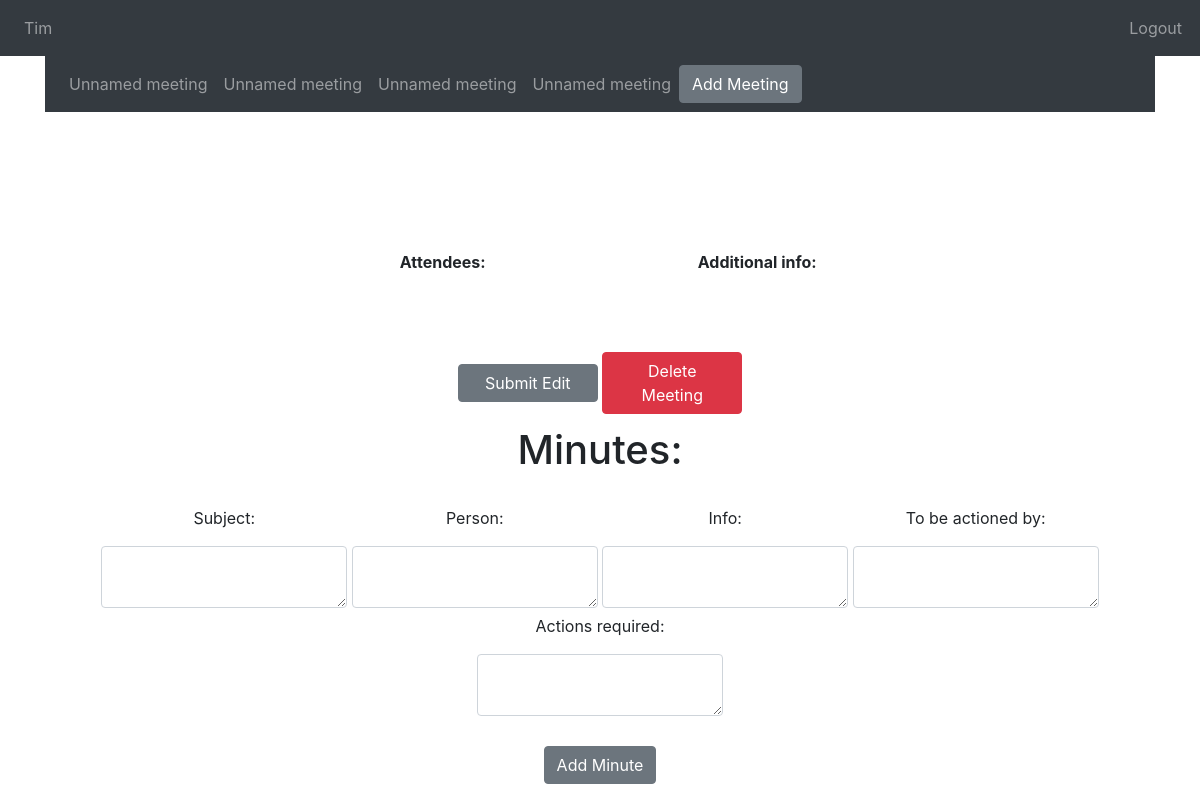
The app's page / (signed in) with its own data.
### website/models.py (models this page shows)
class User(db.Model, UserMixin):
    id = db.Column(db.Integer, primary_key=True)
    email = db.Column(db.String(150), unique=True)
    password = db.Column(db.String(150))
    first_name = db.Column(db.String(150))
    minutes = db.relationship('Minute')
    meetings = db.relationship('Meeting')

class Meeting(db.Model):
    id = db.Column(db.Integer, primary_key=True)
    name = db.Column(db.String(32))
    date = db.Column(db.DateTime(timezone=True), default=func.now())
    attendees = db.Column(db.String(10000))
    info = db.Column(db.String(10000))
    user_id = db.Column(db.Integer, db.ForeignKey('user.id'))
    minutes = db.relationship('Minute')

### website/views.py (the view, shortened to what this page needs)
@views.route('/', methods=['GET', 'POST'])
@login_required
def home():
    meeting_id = 1
    return render_template("home.html", user=current_user, meeting=meeting_id)

### website/__init__.py (called while the page is built)
def create_app():
    app = Flask(__name__)
    app.config['SQLALCHEMY_DATABASE_URI'] = f'sqlite:///{DB_NAME}'
    db.init_app(app)
    from .views import views
    from .auth import auth
    app.register_blueprint(views, url_prefix="/")
    app.register_blueprint(auth, url_prefix="/")
    from .models import User
    create_database(app)
    login_manager = LoginManager()
    login_manager.login_view = 'auth.login'
    login_manager.init_app(app)
    @login_manager.user_loader
    def load_user(id):
        return User.query.get(int(id))
    return app

### website/templates/home.html (shortened to what this page needs)
{% extends "base.html" %} {% block title %}Home{% endblock %}
{% block content %}
<nav class="navbar navbar-expand-lg navbar-dark bg-dark">
    <div class="collapse navbar-collapse" id="navbar">
        <div class = "navbar-nav">
            {% for meeting in user.meetings %}
            <div class="meetings">
                <div class="nav-item nav-link" style="display:block">
                    <a onClick="selectMeeting({{ meeting.id }})">{{ meeting.name }}</a>
                </div>
            </div>
            {% endfor %}
        </div>
        <form name="meetings" id="meetings" method="POST">
            <div align="center">
                <button type="submit" name="button" id="button" value="meeting" class="btn btn-secondary">Add Meeting</button>
            </div>
        </form>
    </div>
</nav>
<div class="meeting">
    <form>
        <ul class="list-group list-group-flush">
            <li class="list-group-item">
                <div class="meeting-bar">
                    <div>
                    </div>
                        <textarea class="meeting-name meeting-item h1">{{ meeting.name }}</textarea>
                    <br />
                    <p class="meeting-item meeting-label">Attendees:</p>
                    <p class="meeting-item meeting-label">Additional info:</p>
                    <br />
                    <textarea class="meeting-attendees meeting-item">{{ meeting.attendees }}</textarea>
                    <textarea class="meeting-info meeting-item">{{ meeting.info }}</textarea>
                </div>
                <br />
                <div align="center">
                    <button type="submit" name="button" id="button" value="submit-edit" class="btn btn-secondary meeting-btn">Submit Edit</button>
                    <button type="submit" name="button" id="button" value="delete-meeting" class="btn btn-danger meeting-btn">Delete Meeting</button>
                </div>
            </li>
        </ul>
    </form>
</div>
<h1 align="center">Minutes:</h1>
<form name="minutes" id="minutes" method="POST">
    <br />
    <div class="form" style="text-align:center;">
        <div class="form-item" style="display:inline-block;">
            <p>Subject:</p>
            <textarea name="subject" id="subject" class="form-control"></textarea>
        </div>
        <div class="form-item" style="display:inline-block;">
            <p>Person:</p>
            <textarea name="person" id="person" class="form-control"></textarea>
        </div>
        <div class="form-item" style="display:inline-block;">
            <p>Info:</p>
            <textarea name="info" id="info" class="form-control"></textarea>
        </div>
        <div class="form-item" style="display:inline-block;">
            <p>To be actioned by:</p>
            <textarea name="act_by" id="act_by" class="form-control"></textarea>
        </div>
        <div class="form-item" style="display:inline-block;">
            <p>Actions required:</p>
            <textarea name="act_req" id="act_req" class="form-control"></textarea>
        </div>
    </div>
    <br />
    <div align="center">
        <button type="submit" name="button" id="button" value="minute" class="btn btn-secondary">Add Minute</button>
    </div>
</form>
{% endblock %}

### website/templates/base.html (shortened to what this page needs)
<!DOCTYPE html>
<html>
    <head>
        <link
            rel="stylesheet"
            href="https://stackpath.bootstrapcdn.com/bootstrap/4.4.1/css/bootstrap.min.css"
        />
        <link
            rel="stylesheet"
            href="https://stackpath.bootstrapcdn.com/font-awesome/4.7.0/css/font-awesome.min.css"
        />
        <link rel= "stylesheet" type= "text/css" href= "{{ url_for('static',filename='style.css') }}">
    </head>
    <body>
        <nav class="navbar navbar-expand-lg navbar-dark bg-dark">
            <div class="collapse navbar-collapse" id="navbar">
                <div class = "navbar-nav">
                    {% if user.is_authenticated %}
                    <a class="nav-item nav-link" id="home" href="/">{{ user.first_name }}</a>
                    <a class="nav-item nav-link" id="Logout" style="position: absolute;right:10px;" href="/logout">Logout</a>
                    {% else %}
                    <a class="nav-item nav-link" id="login" href="/login">Login</a>
                    <a class="nav-item nav-link" id="signUp" href="/sign-up">Signup</a>
                    {% endif %}
                </div>
            </div>
        </nav>
        <div class="container">
            {% block content %}
            {% endblock %}
        </div>
    </body>
</html>

### website/static/style.css (style rules this page uses)
.form { text-align:center; }
.form * { text-align:left; }
.form-item { display:inline-block; }
.form-item p { text-align:center; }
.meeting-item { display:inline-block; width: 300px; border-width: 0px 0px; margin: 0px 5px; padding: 0px 10px; resize: none; text-align: center; }
.meeting-bar { text-align:center; }
.meeting-label, .meeting-date { font-weight: 700; }
.meeting-btn { width: 140px; }
.meeting-name { width: 400px; }

### records on screen
User: first_name "Tim"
Meeting: name "Unnamed meeting"
Meeting: name "Unnamed meeting"
Meeting: name "Unnamed meeting"
Meeting: name "Unnamed meeting"
